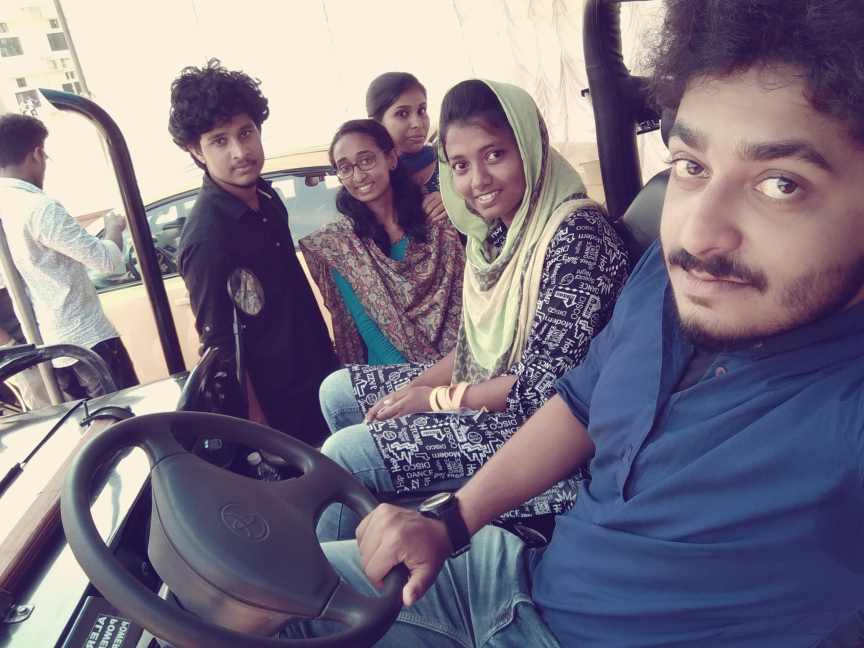
#> input picture images/test.jpg, 2592 x 1944 px (shown at 1/3 size)
$ python exp.py
#> lines starting #> are read from the running program, lines starting #| are printed output that depends on the picture
import cv2
import numpy as np
image = cv2.imread('images/test.jpg')
#> image is the input picture: shape (1944, 2592, 3); mean B, G, R 130.8, 114.8, 123.1
# image1 = cv2.imread('images/test.jpg', cv2.IMREAD_GRAYSCALE)


window = 'hi'
cv2.namedWindow(window,cv2.WINDOW_NORMAL)
cv2.resizeWindow(window,600,600)
cv2.moveWindow(window,0,0)

(d1,d2,d3) = image.shape
#> d1 = 1944; d2 = 2592; d3 = 3
print(d1,d2)
#| 1944 2592
m = d1
#> m = 1944
k = d2
#> k = 2592
image1 = np.zeros((d1,d2,3), np.uint8)
print(image1.shape)
#| (1944, 2592, 3)
print(image1[0,0])
#| [0 0 0]

for i in range (0,d1):
    m = d1-i-1
    for j in range (0,d2):
        k = d2-j-1
        image1[m, k, 0] = image[i, j, 0]
        image1[m, k, 1] = image[i, j, 1]
        image1[m, k, 2] = image[i, j, 2]
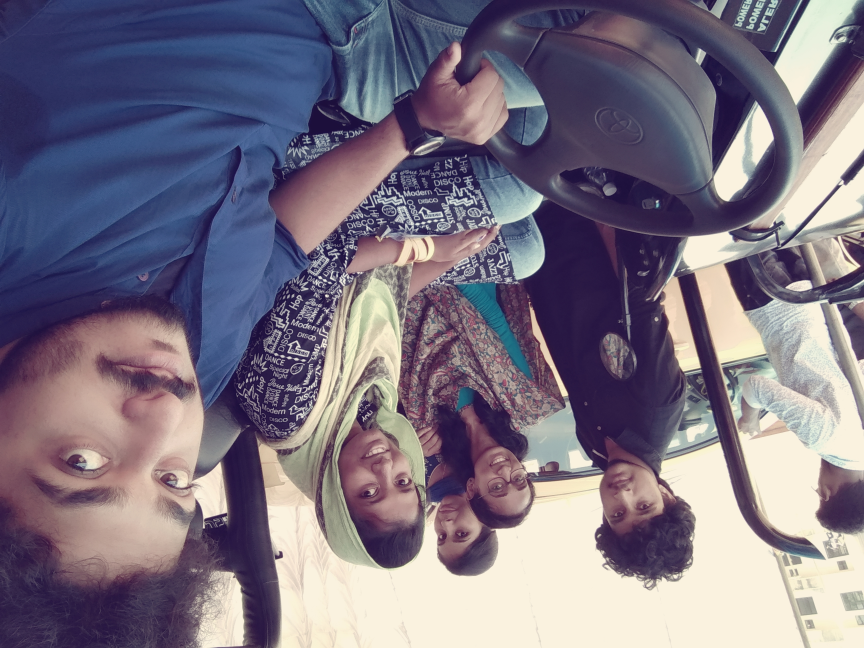
#> image1: shape (1944, 2592, 3) (shown at 1/3 size); mean B, G, R 130.8, 114.8, 123.1
print(image1[0,0,1])
#| 33
print(image[0,0,1])
#| 242

cv2.imshow(window,image1)
cv2.waitKey(5000)
cv2.destroyAllWindows()

$ run again, with images/anju.jpg copied over images/test.jpg
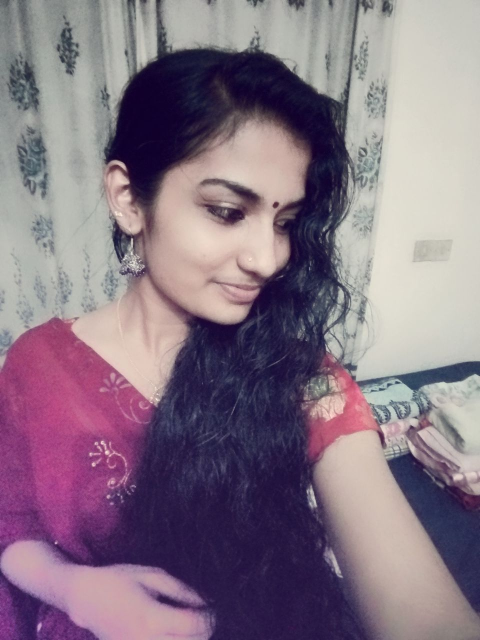
#> input picture images/anju.jpg, 960 x 1280 px (shown at 1/2 size)
#> image is the input picture: shape (1280, 960, 3); mean B, G, R 132.2, 117, 134.3
#| 1280 960
#| (1280, 960, 3)
#| [0 0 0]
#> after the loop `for i in range (0,d1):`:
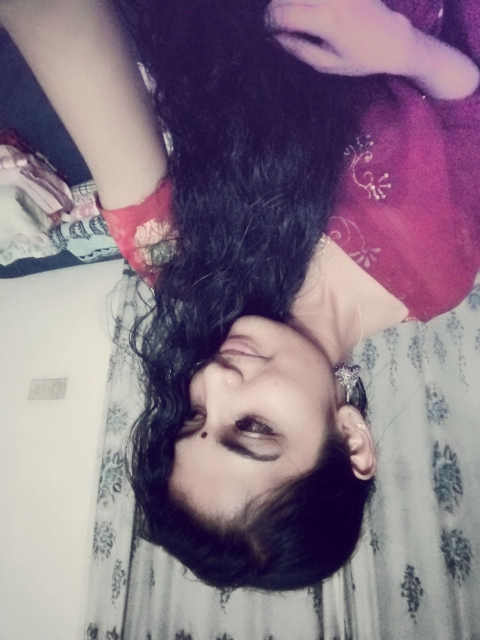
#> image1: shape (1280, 960, 3) (shown at 1/2 size); mean B, G, R 132.2, 117, 134.3
#| 96
#| 104

$ run again, with images/jagathy.jpg copied over images/test.jpg
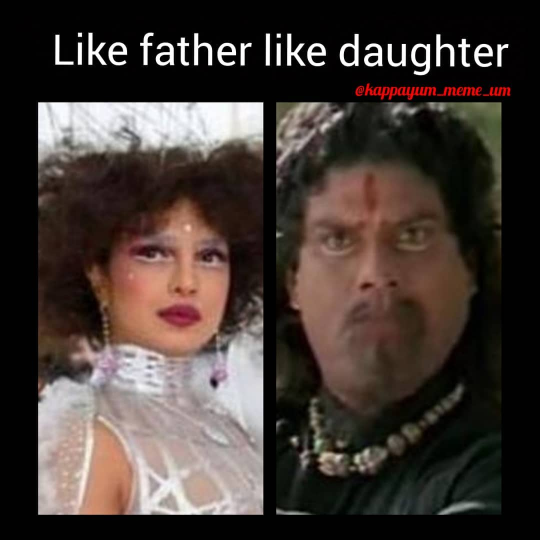
#> input picture images/jagathy.jpg, 1080 x 1080 px (shown at 1/2 size)
#> image is the input picture: shape (1080, 1080, 3); mean B, G, R 52.7, 57.6, 68.1
#| 1080 1080
#| (1080, 1080, 3)
#| [0 0 0]
#> after the loop `for i in range (0,d1):`:
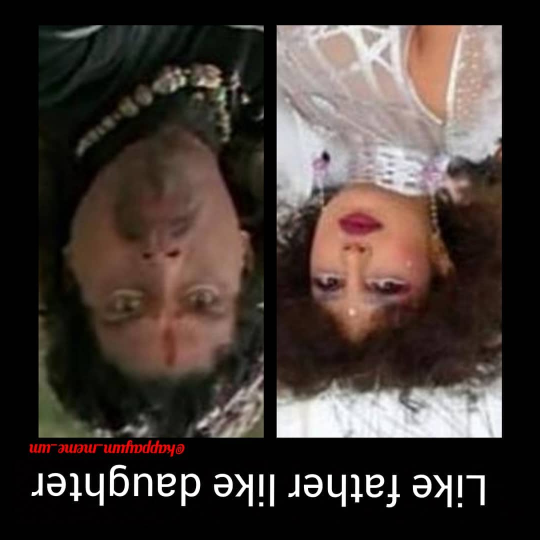
#> image1: shape (1080, 1080, 3) (shown at 1/2 size); mean B, G, R 52.7, 57.6, 68.1
#| 1
#| 1
